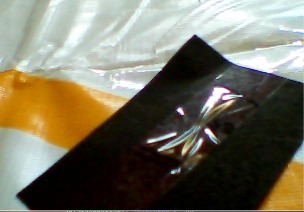
#> input picture resources/black.jpeg, 304 x 212 px, given in place of the camera
$ python main.py
#> lines starting #> are read from the running program, lines starting #| are printed output that depends on the picture; after the words box and inside, x2 and y2 are one past the last pixel; in counts of white or black regions, pixels touching at a corner belong together
import numpy as np
import cv2
import serial

cap = cv2.VideoCapture(0)
linecolor = (100, 215, 255)
lwr_red = np.array([  9, 206, 142])
upper_red = np.array([ 29, 226 ,222])
Ser = serial.Serial("/dev/ttyACM0", baudrate=9600)
Ser.flush()

while True:
    ret, frame = cap.read()
#> frame is the input picture: shape (212, 304, 3); mean B, G, R 95.3, 113.1, 117.4
    if not ret:
        _,frame=cap.read()

    frame = cv2.flip(frame, 1)
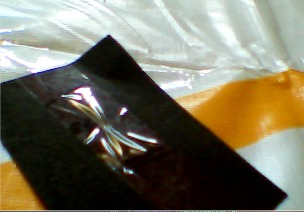
#> frame: shape (212, 304, 3); mean B, G, R 95.3, 113.1, 117.4
    hsv = cv2.cvtColor(frame, cv2.COLOR_BGR2HSV)
#> hsv: shape (212, 304, 3); mean H, S, V 50.4, 112.3, 124
    kernel = np.ones((5, 5), np.uint8)
    mask = cv2.inRange(hsv, lwr_red, upper_red)
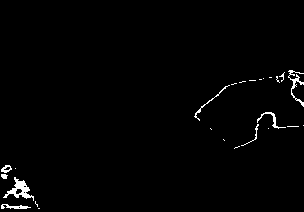
#> mask: shape (212, 304); 1.3% white in thin lines or dots, all inside (x1, y1, x2, y2) = (1, 70, 304, 209)
    mask = cv2.dilate(mask, kernel, iterations=1)
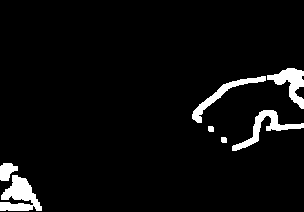
#> mask: shape (212, 304); 4.8% white; 7 white regions
    res = cv2.bitwise_and(frame, frame, mask=mask)
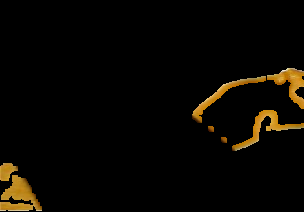
#> res: shape (212, 304, 3); mean B, G, R 1.8, 6.5, 9.1
    cnts,_=cv2.findContours(mask.copy(),cv2.RETR_EXTERNAL,cv2.CHAIN_APPROX_SIMPLE)
#> cnts = 7 contours; box (x1, y1, x2, y2) and area: (0, 175, 42, 211) 784, (232, 110, 304, 151) 580, (267, 68, 304, 109) 575, (192, 76, 266, 123) 495, (0, 163, 18, 181) 194, (221, 137, 227, 143) 24, (208, 126, 214, 132) 24
    center = None

    if len(cnts) > 0:
        c = max(cnts, key=cv2.contourArea)
#> c = contour of 92 points, box (x1, y1, x2, y2) (0, 175, 42, 211), area 784
        ((x, y), radius) = cv2.minEnclosingCircle(c)
#> x = 20.5; y = 197.5; radius = 24.03
        M = cv2.moments(c)
#> M = moments, m00 783.5, centre m10/m00, m01/m00 = (19.22, 195.5)
        center = (int(M["m10"] / M["m00"]), int(M["m01"] / M["m00"]))
#> center = (19, 195)
        if radius > 3:
            cv2.circle(frame, (int(x), int(y)), int(radius), (255, 255, 255), 2)
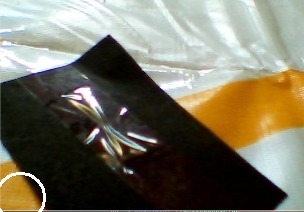
#> frame: shape (212, 304, 3); 0.39% of pixels changed, all inside (x1, y1, x2, y2) = (0, 172, 46, 212)
            cv2.circle(frame, center, 5, linecolor, -1)
#> frame: shape (212, 304, 3); 0.13% of pixels changed, all inside (x1, y1, x2, y2) = (14, 190, 25, 201)

        if(x < 280):
            print("L")
            Ser.write(b"L")

        elif(x > 320):
            print("R")
            Ser.write(b"R")

        else:
            print("F")
            Ser.write(b"F")

    data,_,_=cv2.QRCodeDetector().detectAndDecode(cv2.flip(frame, 1))
#> data = ''
    if data!='':
        data=data.split(' - ')[1]
        if(data=='right'):
            print("shift-right")
            #addcommands
        elif(data=='left'):
            print("shift-left")
            #addcommands
        elif(data=='opposite'):
            print("shift-opposite")
            #addcommands

    cv2.imshow("Frame", frame)
    if cv2.waitKey(10) & 0xFF == ord('q'):
#> (key q is pressed here)
        cap.release()
        cv2.destroyAllWindows()
        break
